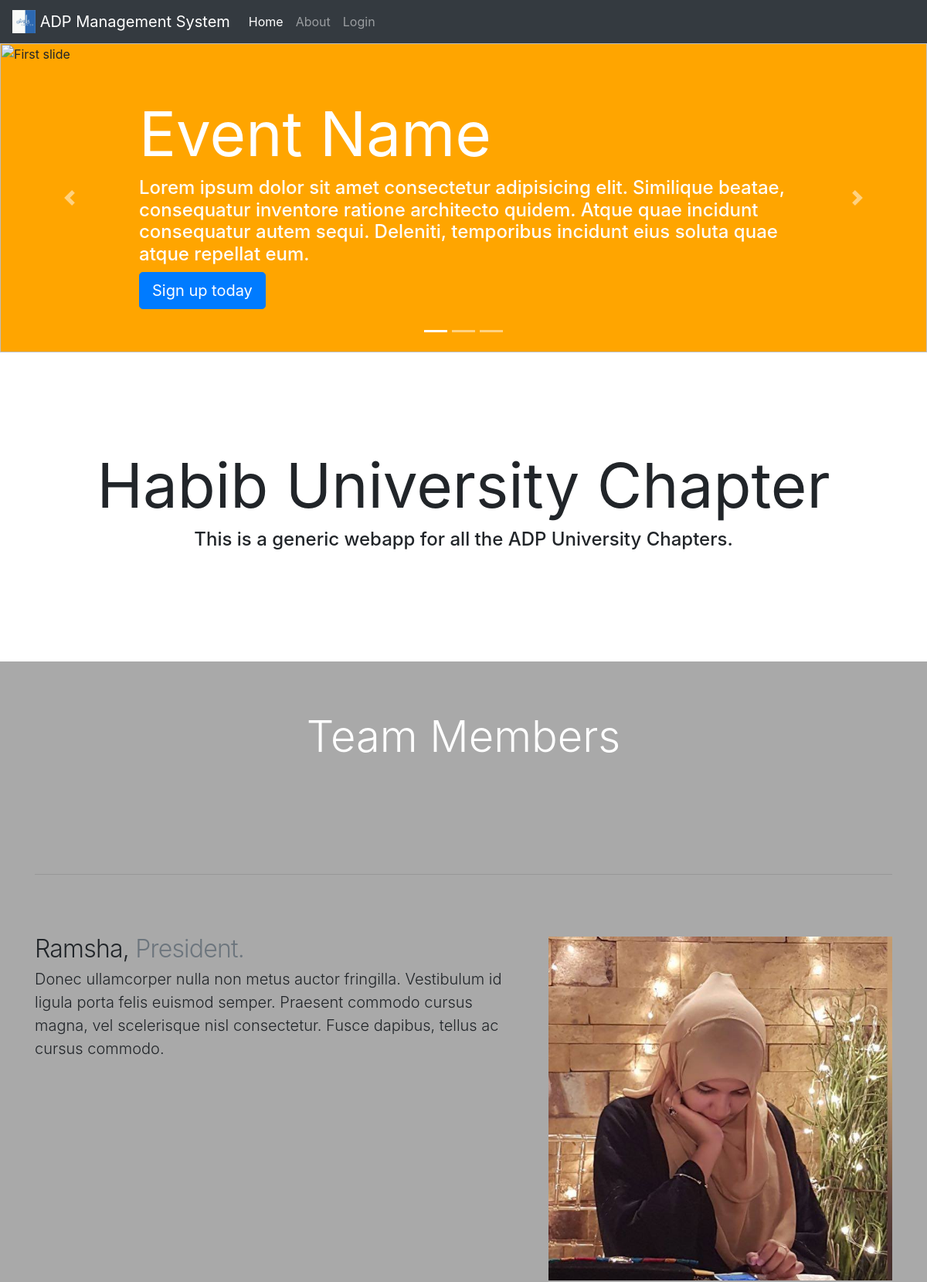
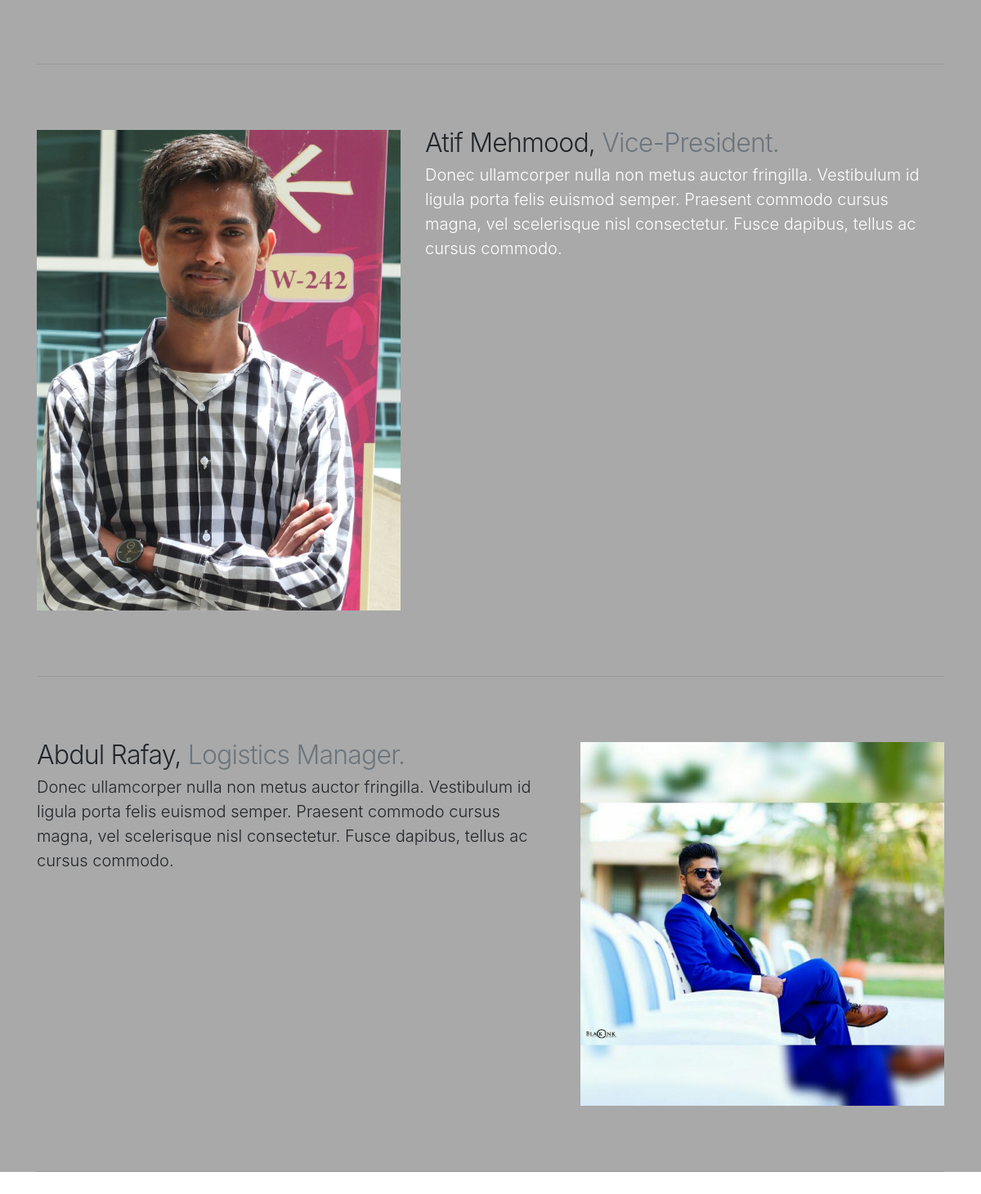
Page /management/index on the committed database (2 pictures, top to bottom).
### ManagementSystem/models.py (models this page shows)
class UC_Chapter(models.Model):
    id = models.CharField(max_length=4, primary_key=True)
    name = models.TextField()
    discription = models.TextField()
    def __str__(self):
        return str(self.name)

### ManagementSystem/views.py (the view)
# urls.py: path('index',views.index, name='index'),
def index(request):
    form = Login()
    chapter = UC_Chapter.objects.all()
    print(chapter)
    ContexDictionary ={'UC_Name': chapter[0].name, 'UC_Details':chapter[0].discription,'Login_Form':form}
    return render(request,'ManagementSystem/index.html', ContexDictionary)

### ManagementSystem/templates/ManagementSystem/index.html (shortened to what this page needs)
<html>
<head>
	<meta name='viewport' content='width=device-width,initial-scale=1,maximum-scale=1'> {% load staticfiles %}
	<link rel="stylesheet" href="{% static 'ManagementSystem/css/bootstrap.min.css' %}">
	<link rel="stylesheet" href="{% static 'ManagementSystem/css/index.css' %}">
</head>
<body>
    <nav class="navbar navbar-expand-lg navbar-dark bg-dark">
                <a class="navbar-brand" href="{%url 'user_profile'%}">
                        <img src="{% static 'ManagementSystem/image/ima.jpg'%}" width="30" height="30" class="d-inline-block align-top" alt="">
                        ADP Management System
                </a>
                <div class="collapse navbar-collapse" id="navbarNav">
                    <ul class="navbar-nav">
                        <li class="nav-item active">
                            <a class="nav-link" href="#">Home
                            </a>
                        </li>
                        <li class="nav-item">
                            <a class="nav-link" href="#">About</a>
                        </li>
                        <li class="nav-item">
                            {% if user.is_authenticated%}
                            <a class="nav-link" href="{% url 'logout_view' %}">{{user.username}}</a>
                            {% else%}
                            <a class="nav-link" href="#">Login</a>
                            {%endif%}
                        </li>
                    </ul>
                </div>
    </nav>
    <section id="section-1" class="section">
            <div id="main-carousel" class="carousel slide" data-ride="carousel">
                    <ol class="carousel-indicators">
                      <li data-target="#myCarousel" data-slide-to="0" class="active"></li>
                      <li data-target="#myCarousel" data-slide-to="1"></li>
                      <li data-target="#myCarousel" data-slide-to="2"></li>
                    </ol>
                    <div class="carousel-inner">
                      <div class="carousel-item active">
                        <img class="first-slide" src="#" width="100%" height="100%" style="background: orange;" alt="First slide">
                        <div class="container">
                          <div class="carousel-caption text-left">
                                <h1 class="chapter-name">Event Name</h1>
                                <h4>Lorem ipsum dolor sit amet consectetur adipisicing elit. Similique beatae, consequatur inventore ratione architecto quidem. Atque quae incidunt consequatur autem sequi. Deleniti, temporibus incidunt eius soluta quae atque repellat eum.</h4>
                            <p><a class="btn btn-lg btn-primary" href="index.html#" role="button">Sign up today</a></p>
                          </div>
                        </div>
                      </div>
                    </div>
                    <a class="carousel-control-prev" href="index.html#myCarousel" role="button" data-slide="prev">
                      <span class="carousel-control-prev-icon" aria-hidden="true"></span>
                    </a>
                    <a class="carousel-control-next" href="index.html#myCarousel" role="button" data-slide="next">
                      <span class="carousel-control-next-icon" aria-hidden="true"></span>
                    </a>
        </div>
        <div id="chapter-div" class="container">
            <h1 class="chapter-name">{{UC_Name}}</h1>
            <h4>{{UC_Details}}</h4>
        </div>
    </section>
    <section id="section-2">
      <div class="container">
        <h2 class="display-4 text-white" style="text-align: center;padding: 4rem;">Team Members</h2>
        <hr class="featurette-divider">
        <div class="row featurette ">
          <div class="col-md-7">
              <h2 class="featurette-heading">Ramsha, <span class="text-muted">President.</span></h2>
              <p class="lead">Donec ullamcorper nulla non metus auctor fringilla. Vestibulum id ligula porta felis euismod semper. Praesent commodo cursus magna, vel scelerisque nisl consectetur. Fusce dapibus, tellus ac cursus commodo.</p>
            </div>
          <div class="col-md-5">
            <img class="featurette-image img-fluid mx-auto " src="{%static 'ManagementSystem/image/ramsha.jpg'%}" alt="Generic placeholder image">
          </div>
        </div>
        <hr class="featurette-divider">
        <div class="row featurette">
          <div class="col-md-7 order-md-2">
              <h2 class="featurette-heading">Atif Mehmood, <span class="text-muted">Vice-President.</span></h2>
              <p class="lead text-white">Donec ullamcorper nulla non metus auctor fringilla. Vestibulum id ligula porta felis euismod semper. Praesent commodo cursus magna, vel scelerisque nisl consectetur. Fusce dapibus, tellus ac cursus commodo.</p>
                      </div>
          <div class="col-md-5 order-md-1">
            <img class="featurette-image img-fluid mx-auto" src="{%static 'ManagementSystem/image/atif.jpg'%}"  alt="Generic placeholder image">
          </div>
        </div>
        <hr class="featurette-divider">
        <div class="row featurette">
          <div class="col-md-7">
            <h2 class="featurette-heading">Abdul Rafay, <span class="text-muted">Logistics Manager.</span></h2>
            <p class="lead">Donec ullamcorper nulla non metus auctor fringilla. Vestibulum id ligula porta felis euismod semper. Praesent commodo cursus magna, vel scelerisque nisl consectetur. Fusce dapibus, tellus ac cursus commodo.</p>
          </div>
          <div class="col-md-5">
            <img class="featurette-image img-fluid mx-auto" src="{%static 'ManagementSystem/image/rafay.jpg'%}" alt="Generic placeholder image">
          </div>
        </div>
        <hr class="featurette-divider">
    </div>
    </section>
</body>
</html>

### ManagementSystem/static/ManagementSystem/css/index.css (style rules this page uses)
#main-carousel { height: 100%; }
.featurette-divider { margin: 5rem 0; }
.featurette-heading { font-weight: 300; line-height: 1; letter-spacing: -.05rem; }
#chapter-div { padding-top:5%; padding-bottom:5%; text-align: center; }
#section-1 { background: #00000000; }
#section-2 { background: darkgray; }
.chapter-name { font-size: 4rem; font-weight:bold; padding-top: 4rem; }
@media (min-width: 576px) { .chapter-name { font-size: 5rem; font-weight:normal; } }
@media (min-width: 768px) { .section { height: 100%; } }
@media (min-width: 768px) { #main-carousel { height:50%; } }

### rows in the picture
UC_Chapter: name "Habib University Chapter", discription "This is a generic webapp for all the ADP University Chapters."
